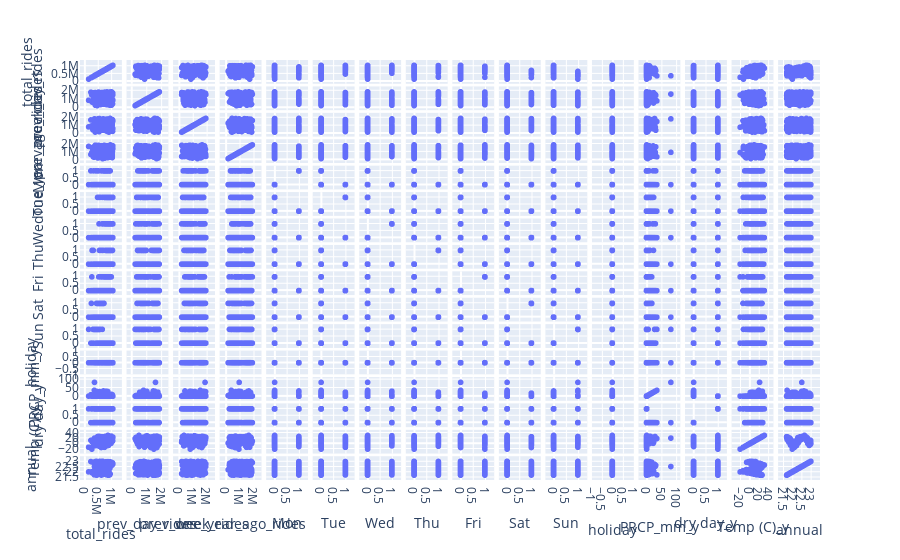

The notebook cell saved with this chart:
### Code cell
#@title Code - View pairplot
px.scatter_matrix(training_df, dimensions=allCol)

### Figure 1 — Plotly figure (JSON) as saved in the notebook; plotly's stock layout.template omitted (floating-point values rounded to 4 significant figures; data arrays with more than 128 entries replaced by an {"elided": "..."} marker saying what was removed)
{"data": [{"dimensions": [{"axis": {"matches": true}, "label": "total_rides", "values": {"elided": "487 int values"}}, {"axis": {"matches": true}, "label": "prev_day_rides", "values": {"elided": "487 float values"}}, {"axis": {"matches": true}, "label": "prev_week_rides", "values": {"elided": "487 float values"}}, {"axis": {"matches": true}, "label": "one_year_ago_rides", "values": {"elided": "487 float values"}}, {"axis": {"matches": true}, "label": "Mon", "values": {"elided": "487 float values"}}, {"axis": {"matches": true}, "label": "Tue", "values": {"elided": "487 float values"}}, {"axis": {"matches": true}, "label": "Wed", "values": {"elided": "487 float values"}}, {"axis": {"matches": true}, "label": "Thu", "values": {"elided": "487 float values"}}, {"axis": {"matches": true}, "label": "Fri", "values": {"elided": "487 float values"}}, {"axis": {"matches": true}, "label": "Sat", "values": {"elided": "487 float values"}}, {"axis": {"matches": true}, "label": "Sun", "values": {"elided": "487 float values"}}, {"axis": {"matches": true}, "label": "holiday", "values": {"elided": "487 float values"}}, {"axis": {"matches": true}, "label": "PRCP_mm_y", "values": {"elided": "487 float values"}}, {"axis": {"matches": true}, "label": "dry day_y", "values": {"elided": "487 int values"}}, {"axis": {"matches": true}, "label": "Temp (C)_y", "values": {"elided": "487 float values"}}, {"axis": {"matches": true}, "label": "annual", "values": {"elided": "487 float values"}}], "hovertemplate": "%{xaxis.title.text}=%{x}<br>%{yaxis.title.text}=%{y}<extra></extra>", "legendgroup": "", "marker": {"color": "#636efa", "symbol": "circle"}, "name": "", "showlegend": false, "type": "splom"}], "layout": {"dragmode": "select", "legend": {"tracegroupgap": 0}, "margin": {"t": 60}}}
